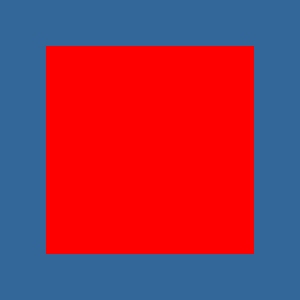

Recreate this plot in Python.
#!/usr/bin/env python

# Read an OpenFOAM case with cell size weighting and render.

import os

import vtkmodules.vtkInteractionStyle  # noqa: F401
import vtkmodules.vtkRenderingFreeType  # noqa: F401
import vtkmodules.vtkRenderingOpenGL2  # noqa: F401

from vtkmodules.vtkIOGeometry import vtkOpenFOAMReader
from vtkmodules.vtkRenderingCore import (
    vtkActor,
    vtkDataSetMapper,
    vtkRenderWindow,
    vtkRenderWindowInteractor,
    vtkRenderer,
)

# Source
data_dir = os.environ.get("VPE_DATA_DIR", os.path.dirname(os.path.abspath(__file__)))

# Read OpenFOAM case with cell size weighting
foam_reader = vtkOpenFOAMReader()
foam_reader.SetFileName(os.path.join(data_dir, "OpenFOAM", "cavity", "cavity.foam"))
foam_reader.Update()
foam_reader.SetTimeValue(0.5)
foam_reader.CreateCellToPointOn()
foam_reader.Update()

# Get internal mesh block
block_0 = foam_reader.GetOutput().GetBlock(0)

# Mapper
dataset_mapper = vtkDataSetMapper()
dataset_mapper.SetInputData(block_0)
dataset_mapper.SetScalarRange(block_0.GetScalarRange())

# Actor
foam_actor = vtkActor()
foam_actor.SetMapper(dataset_mapper)

# Renderer
renderer = vtkRenderer()
renderer.AddActor(foam_actor)
renderer.SetBackground(0.2, 0.4, 0.6)

# Render window
render_window = vtkRenderWindow()
render_window.AddRenderer(renderer)
render_window.SetWindowName("open foam reader weigh by cell size")
render_window.SetMultiSamples(0)
render_window.SetSize(300, 300)

# Interactor
interactor = vtkRenderWindowInteractor()
interactor.SetRenderWindow(render_window)

# Scene
renderer.ResetCamera()

interactor.Initialize()
interactor.Start()
